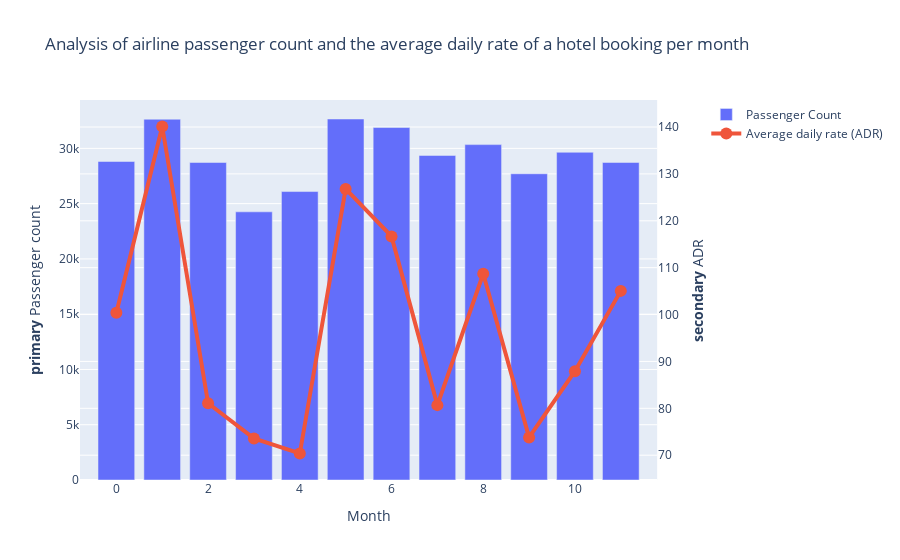

The code cell stored with this chart in its notebook:
### Code cell
trace_pass = go.Bar(
    x = concat_air.index,
    y = concat_air['Passenger Count'],
    name='Passenger Count'
)
# go.Figure(trace_pass).show()

trace_adr = go.Scatter(
    x = concat_air.index,
    y = concat_air['adr'],
    name='Average daily rate (ADR)', line=dict(width=4), marker=dict(size=12)
)
# go.Figure(trace_week).show()

fig = make_subplots(specs=[[{"secondary_y": True}]])

fig.add_trace(trace_pass, secondary_y=False)
fig.add_trace(trace_adr, secondary_y=True)

fig.update_layout(
    title_text="Analysis of airline passenger count and the average daily rate of a hotel booking per month"
)

# Set x-axis title
fig.update_xaxes(title_text="Month")

# Set y-axes titles
fig.update_yaxes(title_text="<b>primary</b> Passenger count", secondary_y=False)
fig.update_yaxes(title_text="<b>secondary</b> ADR", secondary_y=True)

fig.show()

### Figure 1 — Plotly figure (JSON) as saved in the notebook; plotly's stock layout.template omitted (floating-point values rounded to 4 significant figures)
{"data": [{"name": "Passenger Count", "type": "bar", "x": [0, 1, 2, 3, 4, 5, 6, 7, 8, 9, 10, 11], "xaxis": "x", "y": [28810.0, 32640.0, 28720.0, 24260.0, 26090.0, 32660.0, 31890.0, 29360.0, 30340.0, 27700.0, 29650.0, 28730.0], "yaxis": "y"}, {"line": {"width": 4}, "marker": {"size": 12}, "name": "Average daily rate (ADR)", "type": "scatter", "x": [0, 1, 2, 3, 4, 5, 6, 7, 8, 9, 10, 11], "xaxis": "x", "y": [100.4, 140.1, 81.08, 73.58, 70.36, 126.8, 116.7, 80.68, 108.7, 73.79, 87.91, 105.0], "yaxis": "y2"}], "layout": {"title": {"text": "Analysis of airline passenger count and the average daily rate of a hotel booking per month"}, "xaxis": {"anchor": "y", "domain": [0, 0.94], "title": {"text": "Month"}}, "yaxis": {"anchor": "x", "domain": [0, 1], "title": {"text": "<b>primary</b> Passenger count"}}, "yaxis2": {"anchor": "x", "overlaying": "y", "side": "right", "title": {"text": "<b>secondary</b> ADR"}}}}
